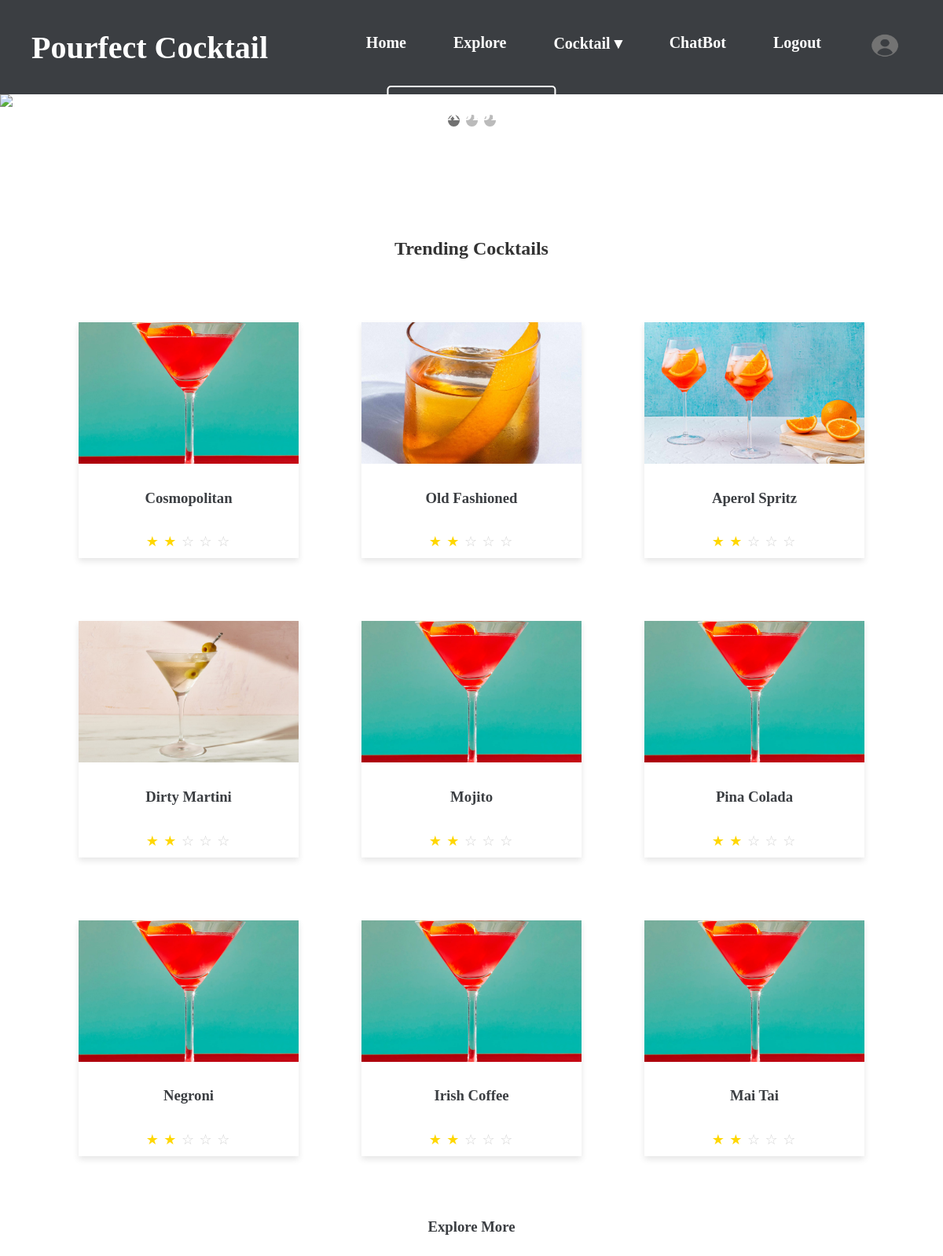
Page /homepage.html (signed in) on the committed database.
### models.py (models this page shows)
class cocktails(Base):
    __tablename__ = 'cocktails'
    id = Column(Integer, primary_key=True)
    name = Column(String)

### main.py (the view)
@app.route('/')
@app.route('/homepage.html')
def homepage():
    db = get_db()
    top_cocktails = db.execute(
        "SELECT * FROM cocktails ORDER BY popularity/reviews_number DESC LIMIT 9"
    ).fetchall()
    return render_template('homepage.html', top_cocktails=top_cocktails)

### main.py (called while the page is built)
def get_db():
    if "db" not in g:
        g.db = sqlite3.connect(DATABASE, detect_types=sqlite3.PARSE_DECLTYPES)
        g.db.row_factory = sqlite3.Row
    return g.db

### templates/homepage.html (shortened to what this page needs)
<!DOCTYPE html>
<html lang="en">
<head>
    <link rel="stylesheet" href="{{ url_for('static', filename='styles.css') }}">
</head>
<body>
    {% include 'navbar.html' %}
<div class="slideshow-container">
    <div class="mySlides fade">
      <img src="/static/barshelf.jpg" style="width:100%">
      <div class="slide-text">
        <a href="{{ url_for('explore') }}">Explore</a>
    </div>
    </div>
  <div style="text-align:center">
    <span class="dot" onclick="currentSlide(1)"></span>
    <span class="dot" onclick="currentSlide(2)"></span>
    <span class="dot" onclick="currentSlide(3)"></span>
  </div>
  </div>
  <br>
    <div class="cocktail-container">
        <h2>Trending Cocktails</h2>
            <div class="cocktail-grid" id="cocktail-grid">
                {% for cocktail in top_cocktails %}
                    <div class="cocktail-card" onclick="goToExplore({{ cocktail['id'] }})">
                        <img src="{{ url_for('static', filename=cocktail['image']) }}" alt="{{ cocktail['name'] }}">
                        <h3>{{ cocktail['name'] }}</h3>
                        <div class="rating">
                            {% set rating = (cocktail.popularity / cocktail.reviews_number) | round(1) %}
                            {% for i in range(1, 6) %}
                                {% if i <= rating %}
                                    <span class="star filled">★</span>
                                {% else %}
                                    <span class="star empty">☆</span>
                                {% endif %}
                            {% endfor %}
                        </div>
                    </div>
                {% endfor %}
            </div>
            <h3><a href="explore.html">Explore More</a></h3>
        </div>
</body>
</html>

### static/styles.css (style rules this page uses)
:root { --primary-color: #3b3e42; --accent-color: #ff6f61; --hover-color: #e65c50; }
body { background-color: white; font-family: "Tinos", serif; color: black; margin:0; padding:0; width: 100%; }
div { box-sizing: border-box; }
.cocktail-card img { width: 100%; height: 180px; object-fit: cover; }
a { width: 200px; padding: 30px; text-align: center; justify-content: center; text-decoration: none; color: var(--primary-color); }
.cocktail-container { padding : 20px; text-align: center; overflow-x: hidden; padding: 100px; }
.rating { font-size: 40px; color: gold; }
.star { display: inline-block; margin-right: 2px; }
.filled { color: gold; }
.empty { color: lightgray; }
* { box-sizing:border-box }
.slideshow-container { max-width: 100%; position: relative; margin: auto; }
.mySlides { display: none; }
.mySlides img { max-height: 500px; width: auto; display: block; margin: auto; }
.slide-text { position: absolute; top: 50%; left: 50%; transform: translate(-50%, -50%); color: white; padding: 15px 25px; border-radius: 5px; text-align: center; border: 2px solid white; font-weight: 400; font-style: normal; }
.slide-text a { color: white; text-decoration: none; font-size: 30px; font-weight: bold; }
.fade { animation-name: fade; animation-duration: 1.5s; }
.dot { cursor: pointer; height: 15px; width: 15px; margin: 0 2px; background-color: #bbb; border-radius: 50%; display: inline-block; transition: background-color 0.6s ease; margin-top: 10px; }
.active, .dot:hover { background-color: #717171; }
h2, h3 { color: #333; }
.cocktail-card { background: white; box-shadow: 0px 4px 8px rgba(0, 0, 0, 0.1); overflow: hidden; transition: transform 0.3s ease-in-out; }
.cocktail-card h3 { padding: 10px 15px; color: var(--primary-color); }
.rating { padding: 5px; color: gold; }
.cocktail-grid { display: grid; grid-template-columns: repeat(3, 1fr); gap: 80px; justify-content: center; padding: 60px 0; }
.cocktail-card { background: white; box-shadow: black; transition: transform 0.3s ease, box-shadow 0.3s ease; cursor: pointer; text-align: center; overflow: hidden; }
.rating { color: gold; font-size: 18px; margin-bottom: 5px; }

### rows in the picture
cocktails: image (picture), name "Cosmopolitan"
cocktails: image (picture), name "Old Fashioned"
cocktails: image (picture), name "Aperol Spritz"
cocktails: image (picture), name "Dirty Martini"
cocktails: image (picture), name "Mojito"
cocktails: image (picture), name "Pina Colada"
cocktails: image (picture), name "Negroni"
cocktails: image (picture), name "Irish Coffee"
cocktails: image (picture), name "Mai Tai"
